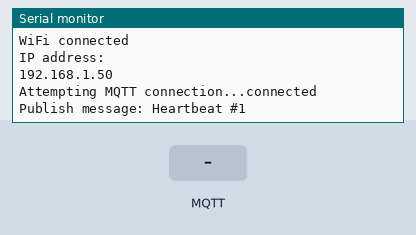
Recording of a sketch running on a simulated ESP8266 (NodeMCU). On the bench: the last lines printed to the serial monitor. The inputs (shaded band) are chosen by the test bench. WiFi joins after 1.5 s; servers stay silent unless stated; random numbers use the default seed unless the sketch sets one; no MQTT or app messages arrive unless stated.

Above: at 2.7 s.
2.8 s: MQTT message "1" arrives on the first subscribed topic
At 3.6 s:
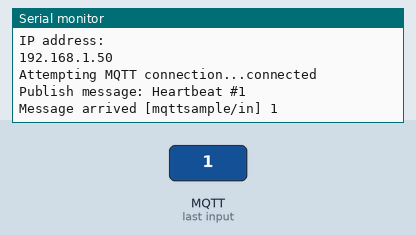
4.3 s: MQTT message "on" arrives on the first subscribed topic
At 4.7 s:
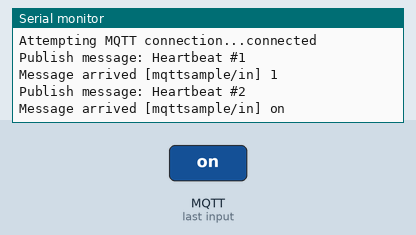
5.8 s: MQTT message "off" arrives on the first subscribed topic
At 5.96 s:
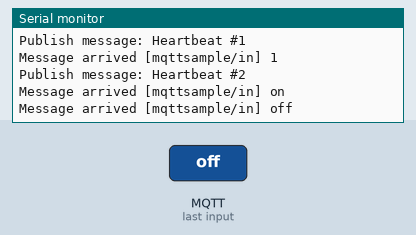
Timing chart, 0 to 8.8 s (numbered marks = the images above; inputs shaded):
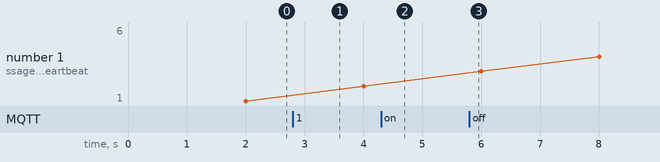

The sketch:

SimpleMQTT.ino
```cpp
// Sketch -> Include library -> Manage libraries -> Filter by 'PubSubClient' and install.
// Open Serial monitor in tools menu
#include <PubSubClient.h>

#include <ESP8266WiFi.h>

const char* ssid     = "";
const char* password = "";
const char* mqtt_server = "mudmqtt.westeurope.cloudapp.azure.com";
const char* inTopic = "mqttsample/in";
const char* outTopic = "mqttsample/out";

WiFiClient espClient;
PubSubClient mqttClient(espClient);

long lastMsg = 0;
char msg[50];
int value = 0;

void setup() {
  Serial.begin(115200);
  delay(10);
  // We start by connecting to a WiFi network
  Serial.println();
  Serial.println();
  Serial.print("Connecting to ");
  Serial.println(ssid);

  /* Explicitly set the ESP8266 to be a WiFi-client, otherwise, it by default,
     would try to act as both a client and an access-point and could cause
     network-issues with your other WiFi-devices on your WiFi-network. */

  WiFi.mode(WIFI_STA);
  WiFi.begin(ssid, password);

  while (WiFi.status() != WL_CONNECTED) {
    delay(500);
    Serial.print(".");
  }

  Serial.println("");
  Serial.println("WiFi connected");
  Serial.println("IP address: ");
  Serial.println(WiFi.localIP());

  /* Connect to MQTT broker */
  mqttClient.setServer(mqtt_server, 1883);
  /* Set callback function for when we receive a message */
  mqttClient.setCallback(messageReceivedCallback);
}

void messageReceivedCallback(char* topic, byte* payload, unsigned int length) {
  Serial.print("Message arrived [");
  Serial.print(topic);
  Serial.print("] ");
  for (int i = 0; i < length; i++) {
    Serial.print((char)payload[i]);
  }
  Serial.println();

  // Switch on the LED if an 1 was received as first character
  if ((char)payload[0] == '1') {
    digitalWrite(BUILTIN_LED, LOW);   // Turn the LED on (Note that LOW is the voltage level
    // but actually the LED is on; this is because
    // it is acive low on the ESP-01)
  } else {
    digitalWrite(BUILTIN_LED, HIGH);  // Turn the LED off by making the voltage HIGH
  }
}

void mqttReconnect() {
  // Loop until we're reconnected
  while (!mqttClient.connected()) {
    Serial.print("Attempting MQTT connection...");
    // Create a random client ID
    String clientId = "ESP8266Client-";
    clientId += String(random(0xffff), HEX);
    // Attempt to connect
    if (mqttClient.connect(clientId.c_str())) {
      Serial.println("connected");
      // Once connected, publish an announcement...
      mqttClient.publish(outTopic, "hello world");
      // ... and resubscribe
      mqttClient.subscribe(inTopic);
    } else {
      Serial.print("failed, rc=");
      Serial.print(mqttClient.state());
      Serial.println(" try again in 5 seconds");
      // Wait 5 seconds before retrying
      delay(5000);
    }
  }
}

void loop() {
  // put your main code here, to run repeatedly:
  if (!mqttClient.connected()) {
    mqttReconnect();
  }
  mqttClient.loop();

  long now = millis();
  if (now - lastMsg > 2000) {
    lastMsg = now;
    ++value;
    snprintf (msg, 75, "Heartbeat #%ld", value);
    Serial.print("Publish message: ");
    Serial.println(msg);
    mqttClient.publish("outTopic", msg);
  }


  yield();
}
```

Measured:
- after the input at 2.8 s, the serial monitor: prints a new line at once (image 1)
- after the input at 4.3 s, the serial monitor: prints a new line at once (image 2)
- after the input at 5.8 s, the serial monitor: prints a new line at once (image 3)
